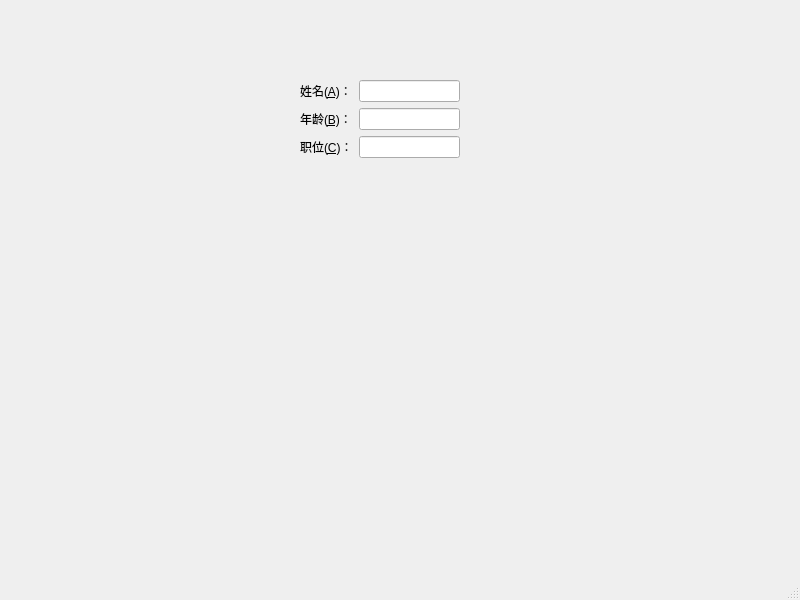
<?xml version="1.0" encoding="UTF-8"?>
<ui version="4.0">
 <class>MainWindow</class>
 <widget class="QMainWindow" name="MainWindow">
  <property name="geometry">
   <rect>
    <x>0</x>
    <y>0</y>
    <width>800</width>
    <height>600</height>
   </rect>
  </property>
  <property name="windowTitle">
   <string>MainWindow</string>
  </property>
  <widget class="QWidget" name="centralwidget">
   <widget class="QWidget" name="formLayoutWidget">
    <property name="geometry">
     <rect>
      <x>300</x>
      <y>80</y>
      <width>160</width>
      <height>92</height>
     </rect>
    </property>
    <layout class="QFormLayout" name="formLayout">
     <item row="0" column="1">
      <widget class="QLineEdit" name="lineEdit"/>
     </item>
     <item row="1" column="0">
      <widget class="QLabel" name="label_2">
       <property name="text">
        <string>年龄(&amp;B)：</string>
       </property>
       <property name="buddy">
        <cstring>lineEdit_2</cstring>
       </property>
      </widget>
     </item>
     <item row="1" column="1">
      <widget class="QLineEdit" name="lineEdit_2"/>
     </item>
     <item row="2" column="0">
      <widget class="QLabel" name="label_3">
       <property name="text">
        <string>职位(&amp;C)：</string>
       </property>
       <property name="buddy">
        <cstring>lineEdit_3</cstring>
       </property>
      </widget>
     </item>
     <item row="2" column="1">
      <widget class="QLineEdit" name="lineEdit_3"/>
     </item>
     <item row="0" column="0">
      <widget class="QLabel" name="label">
       <property name="text">
        <string>姓名(&amp;A)：</string>
       </property>
       <property name="buddy">
        <cstring>lineEdit</cstring>
       </property>
      </widget>
     </item>
    </layout>
   </widget>
  </widget>
  <widget class="QMenuBar" name="menubar">
   <property name="geometry">
    <rect>
     <x>0</x>
     <y>0</y>
     <width>800</width>
     <height>23</height>
    </rect>
   </property>
  </widget>
  <widget class="QStatusBar" name="statusbar"/>
 </widget>
 <resources/>
 <connections/>
</ui>
